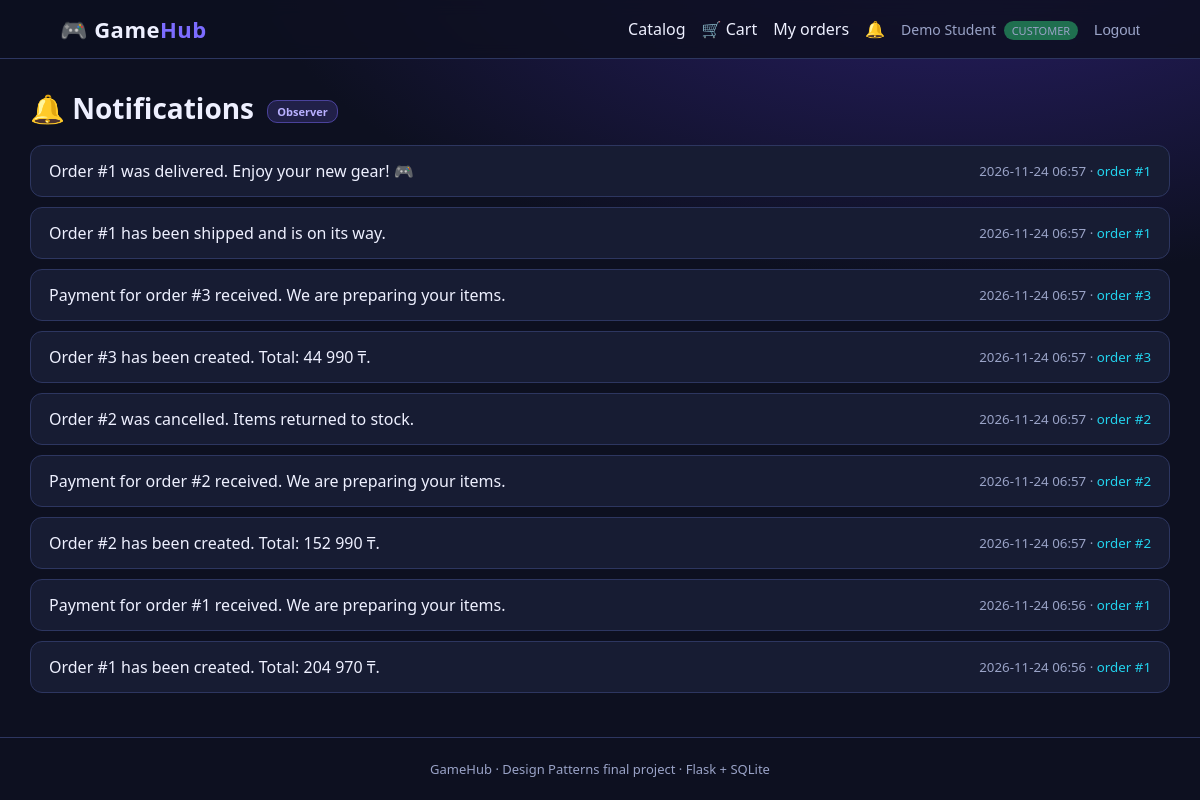
Screenshot of /orders/notifications (signed in) with the database file from the repository.
### tables this page shows
CREATE TABLE users (
    id            INTEGER PRIMARY KEY AUTOINCREMENT,
    username      TEXT    NOT NULL UNIQUE,
    password_hash TEXT    NOT NULL,
    full_name     TEXT    NOT NULL,
    role          TEXT    NOT NULL DEFAULT 'customer' CHECK (role IN ('admin', 'customer')),
    created_at    TEXT    NOT NULL DEFAULT (datetime('now'))
);

CREATE TABLE notifications (
    id         INTEGER PRIMARY KEY AUTOINCREMENT,
    user_id    INTEGER NOT NULL REFERENCES users(id) ON DELETE CASCADE,
    order_id   INTEGER REFERENCES orders(id) ON DELETE CASCADE,
    message    TEXT    NOT NULL,
    is_read    INTEGER NOT NULL DEFAULT 0,
    created_at TEXT    NOT NULL DEFAULT (datetime('now'))
);

### controllers/order_controller.py (the view)
@orders_bp.route("/notifications")
@login_required
def inbox():
    user = current_user()
    items = notifications.for_user(user.id)
    notifications.mark_all_read(user.id)
    return render_template("notifications.html", notifications=items)

### controllers/helpers.py (called while the page is built)
def current_user():
    user_id = session.get("user_id")
    return UserRepository().get(user_id) if user_id else None

def login_required(view):
    @wraps(view)
    def wrapper(*args, **kwargs):
        if current_user() is None:
            flash("Please log in first.", "error")
            return redirect(url_for("auth.login", next=request.path))
        return view(*args, **kwargs)
    return wrapper

### models/entities.py (called while the page is built)
    @property
    def is_admin(self) -> bool:
        return self.role == "admin"

### patterns/singleton_database.py (called while the page is built)
    def __new__(cls, db_path=None):
        if cls._instance is None:
            with cls._lock:
                if cls._instance is None:
                    instance = super().__new__(cls)
                    instance.db_path = str(db_path or BASE_DIR / "gamehub.db")
                    cls._instance = instance
        return cls._instance

    def connect(self) -> sqlite3.Connection:
        conn = sqlite3.connect(self.db_path)
        conn.row_factory = sqlite3.Row
        conn.execute("PRAGMA foreign_keys = ON")
        return conn

    @contextmanager
    def transaction(self):
        conn = self.connect()
        try:
            yield conn
            conn.commit()
        except Exception:
            conn.rollback()
            raise
        finally:
            conn.close()

### repositories/repositories.py (called while the page is built)
    @property
    def db(self) -> Database:
        return self._db or Database()

    @staticmethod
    def _to_model(row):
        return User(row["id"], row["username"], row["full_name"], row["role"], row["password_hash"])

    def get(self, user_id):
        with self.db.transaction() as conn:
            row = conn.execute("SELECT * FROM users WHERE id = ?", (user_id,)).fetchone()
        return self._to_model(row) if row else None

    def for_user(self, user_id):
        with self.db.transaction() as conn:
            rows = conn.execute("SELECT * FROM notifications WHERE user_id = ? ORDER BY id DESC",
                                (user_id,)).fetchall()
        return [Notification(r["id"], r["user_id"], r["order_id"], r["message"],
                             bool(r["is_read"]), r["created_at"]) for r in rows]

    def unread_count(self, user_id):
        with self.db.transaction() as conn:
            return conn.execute("SELECT COUNT(*) FROM notifications WHERE user_id = ? AND is_read = 0",
                                (user_id,)).fetchone()[0]

### templates/notifications.html (shortened to what this page needs)
{% extends "base.html" %}
{% block content %}
<h1>🔔 Notifications <span class="pattern">Observer</span></h1>
{% for n in notifications %}
    <div class="notice {{ 'unread' if not n.is_read }}">
        <span>{{ n.message }}</span>
        <small>{{ n.created_at[:16] }}{% if n.order_id %} · <a href="{{ url_for('orders.detail', order_id=n.order_id) }}">order #{{ n.order_id }}</a>{% endif %}</small>
    </div>
{% else %}
    <p class="empty">No notifications yet.</p>
{% endfor %}
{% endblock %}

### templates/base.html (shortened to what this page needs)
<!DOCTYPE html>
<html lang="en">
<head>
    <link rel="stylesheet" href="{{ url_for('static', filename='style.css') }}">
</head>
<body>
<header class="topbar">
    <a class="logo" href="{{ url_for('shop.catalog') }}">🎮 Game<span>Hub</span></a>
    <nav>
        <a href="{{ url_for('shop.catalog') }}">Catalog</a>
        <a href="{{ url_for('shop.view_cart') }}" class="pill-link">🛒 Cart{% if cart_count %} <span class="count">{{ cart_count }}</span>{% endif %}</a>
        {% if user %}
            <a href="{{ url_for('orders.my_orders') }}">My orders</a>
            <a href="{{ url_for('orders.inbox') }}" class="pill-link">🔔{% if unread %} <span class="count hot">{{ unread }}</span>{% endif %}</a>
            <span class="user">{{ user.full_name }} <span class="role {{ user.role }}">{{ user.role }}</span></span>
            <form method="POST" action="{{ url_for('auth.logout') }}" class="inline">
                <button class="link-btn">Logout</button>
            </form>
        {% else %}
            <a href="{{ url_for('auth.login') }}">Login</a>
            <a href="{{ url_for('auth.register') }}" class="btn small">Sign up</a>
        {% endif %}
    </nav>
</header>
<main class="container">
    {% block content %}{% endblock %}
</main>
<footer>GameHub · Design Patterns final project · Flask + SQLite</footer>
</body>
</html>

### static/style.css (style rules this page uses)
:root { --bg: #0d1020; --surface: #171c33; --surface-2: #1f2645; --border: #2d3660; --text: #eef0ff; --muted: #9aa3c7; --accent: #7c6cff; --accent-2: #22d3ee; --success: #22c55e; --warning: #f59e0b; --danger: #ef4461; --radius: 14px; }
* { box-sizing: border-box; }
body { margin: 0; font-family: "Segoe UI", Inter, Arial, sans-serif; background: radial-gradient(1200px 600px at 80% -10%, #2a1f6b 0%, transparent 60%), var(--bg); color: var(--text); min-height: 100vh; display: flex; flex-direction: column; }
a { color: var(--accent-2); text-decoration: none; }
h1 { font-size: 28px; margin: 0 0 18px; }
.topbar { position: sticky; top: 0; z-index: 10; display: flex; justify-content: space-between; align-items: center; flex-wrap: wrap; gap: 12px; padding: 14px 5%; background: rgba(13, 16, 32, 0.85); backdrop-filter: blur(8px); border-bottom: 1px solid var(--border); }
.logo { font-size: 22px; font-weight: 800; color: var(--text); letter-spacing: .5px; }
.logo span { color: var(--accent); }
nav { display: flex; align-items: center; gap: 16px; flex-wrap: wrap; }
nav a { color: var(--text); }
.user { color: var(--muted); font-size: 14px; }
.role { font-size: 11px; padding: 2px 8px; border-radius: 10px; margin-left: 4px; text-transform: uppercase; }
.role.customer { background: #1f6f4f; }
.link-btn { background: none; border: none; color: var(--muted); cursor: pointer; font-size: 15px; padding: 0; }
.container { width: 100%; max-width: 1180px; margin: 30px auto; padding: 0 20px; flex: 1; }
footer { text-align: center; color: var(--muted); font-size: 13px; padding: 22px; border-top: 1px solid var(--border); }
.inline { display: inline; }
.pattern { font-size: 11px; font-weight: 600; vertical-align: middle; padding: 3px 9px; border-radius: 10px; margin-left: 6px; background: rgba(124, 108, 255, .18); color: #b9b0ff; border: 1px solid rgba(124, 108, 255, .45); }
form { margin: 0; }
.notice { display: flex; justify-content: space-between; gap: 16px; align-items: center; padding: 14px 18px; margin-bottom: 10px; border-radius: 12px; background: var(--surface); border: 1px solid var(--border); }
.notice small { color: var(--muted); white-space: nowrap; }

### rows the page displays
users: full_name "Demo Student", role "CUSTOMER"
notifications: message "Order #1 was delivered. Enjoy your new gear! 🎮", created_at "2026-11-24 06:57", order_id "1"
notifications: message "Order #1 has been shipped and is on its way.", created_at "2026-11-24 06:57", order_id "1"
notifications: message "Payment for order #3 received. We are preparing your items.", created_at "2026-11-24 06:57", order_id "3"
notifications: message "Order #3 has been created. Total: 44 990 ₸.", created_at "2026-11-24 06:57", order_id "3"
notifications: message "Order #2 was cancelled. Items returned to stock.", created_at "2026-11-24 06:57", order_id "2"
notifications: message "Payment for order #2 received. We are preparing your items.", created_at "2026-11-24 06:57", order_id "2"
notifications: message "Order #2 has been created. Total: 152 990 ₸.", created_at "2026-11-24 06:57", order_id "2"
notifications: message "Payment for order #1 received. We are preparing your items.", created_at "2026-11-24 06:56", order_id "1"
notifications: message "Order #1 has been created. Total: 204 970 ₸.", created_at "2026-11-24 06:56", order_id "1"
